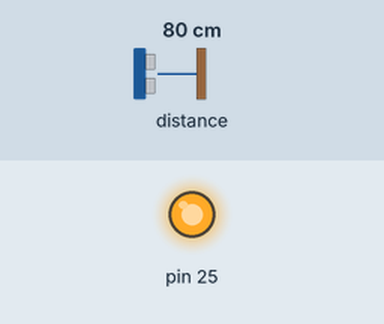
Simulated run of this program. Board: MicroPython board. Shown: output pins drawn as LEDs (lit = HIGH). The inputs (shaded band) are chosen by the test bench; at power-on: distance to the obstacle 80 cm. The echo pulse lasts 58.3 µs per cm; pins used as bus, display or sensor lines are not drawn; what the program prints to the serial console is not drawn. At 2.8 s the program stops and its outputs stay as they are.

Above: at 0.1 s.
At 1.6 s:
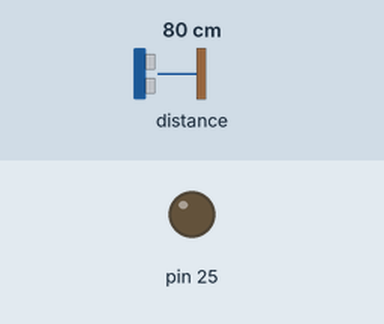
Timing chart, 0 to 3.1 s (numbered marks = the images above):
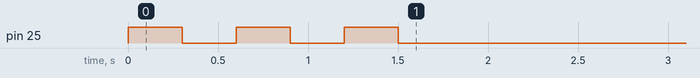

The program:

trig_echo.py
```python
from machine import Pin
import time
def led_demo(n,sec,pin):
    led = Pin(pin,Pin.OUT)
    for i in range(n):
        led_on = led.value(True)
        time.sleep(sec)
        led_off = led.value(False)
        time.sleep(sec)
led_demo(3,0.3,25)


trig = Pin(1,Pin.OUT)
echo = Pin(0,Pin.IN)
trig.off()
echo.on()
def trig_on():
    trig.on()
    time.sleep_us(30)
    trig.off()

def trig_echo():
    '''
     开始测距
    1.向trig端发出20us的信号
    2.开始无限循环检测echo值,时间t_ms累加
        2.1 如果echo值为1退出。
        2.2 如果t_ms值超过临界值，退出循环。
    3.拿到t_ms的值，就是声波传输的时间
    '''
    t0 = time.ticks_us()
    trig_on()
    while 1:

        pass
        t1 = time.ticks_us()
        if(time.ticks_diff(t1,t0)>1000000):
            return 9999
        if echo.value()==1:
            pass
            #360米每秒 1毫秒传播距离时0.36米 100微传播 0.036米，3.6厘米
            while echo.value()==0:
                t2=time.ticks_us()
                t3 = time.ticks_diff(t2,t1)
                return t3


echo_time = trig_echo()
print(echo_time)
```
